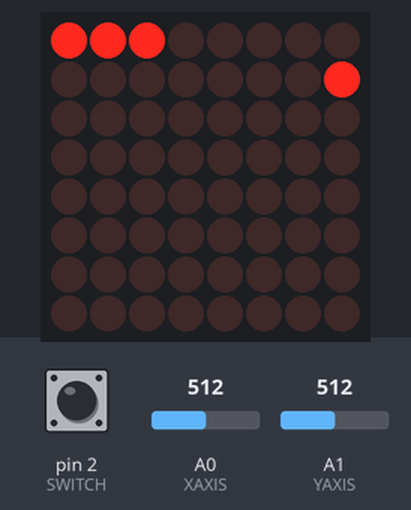
Simulated run of this sketch. Board: Arduino Uno, built with avr-gcc and run on an emulated ATmega328P. Shown: 8×8 LED matrix. Inputs (shaded band) come from the test bench; at power-on: pin 2 (SWITCH) HIGH, A1 (YAXIS) = 512, A0 (XAXIS) = 512. Random numbers use the default seed unless the sketch sets one.

Above: at 1.2 s.
1.3 s: pin 2 (SWITCH) pulled LOW for 0.15 s
At 2.9 s:
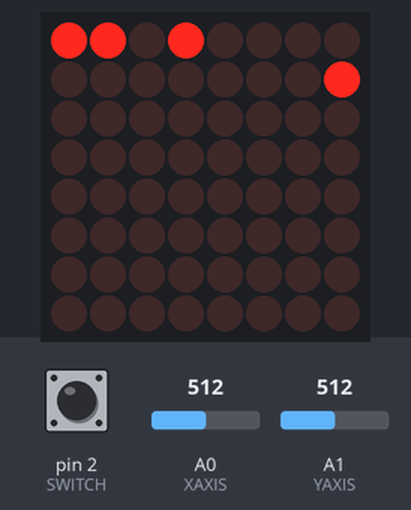
3.9 s: A1 (YAXIS) set to 583
5.6 s: A1 (YAXIS) set to 614
At 5.8 s:
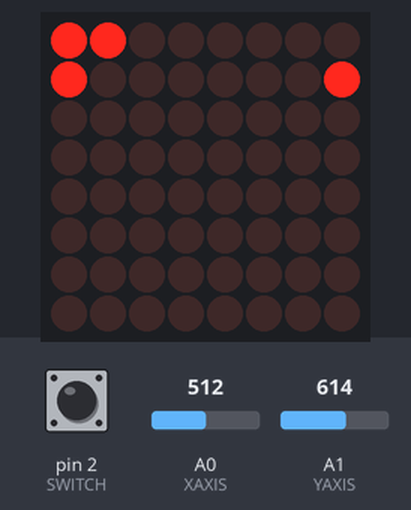
7.6 s: A0 (XAXIS) set to 590
9.1 s: A0 (XAXIS) set to 610
At 9.22 s:
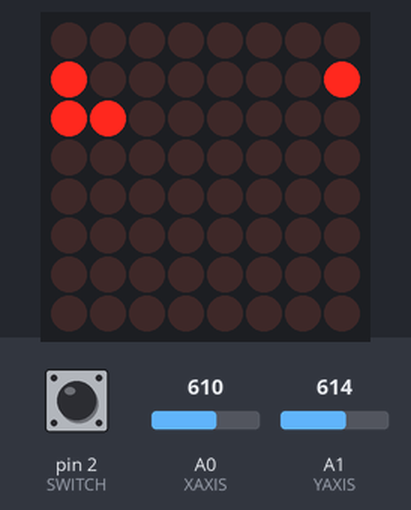
11.0 s: pin 2 (SWITCH) pulled LOW for 1 s
At 12.6 s:
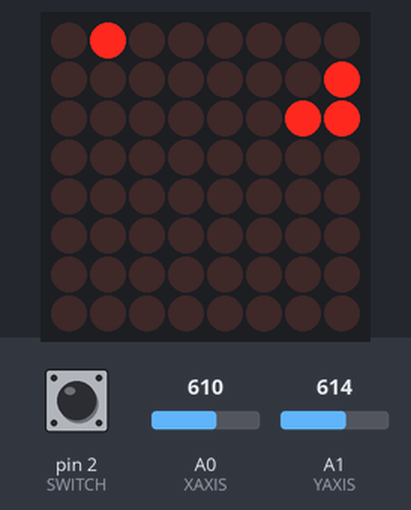

Measured:
- the behaviour switches between 600 and 601 on A1 (YAXIS) (found by bisection; images 1 and 2)
- the behaviour switches between 600 and 601 on A0 (XAXIS) (found by bisection; images 2 and 3)
- after the input at 3.9 s, every drawn part: stays the same
- after the input at 5.6 s, the display: changes after 0.14 s (image 2)

The sketch:

sketch_snakeJOYSTICK.ino
```cpp
#include "LedControl.h"

/*
Snake Arduino:
  - LED MATRIX 8 x 8
  - JOYSTICK
  */

// LED MATRIX PINS
const int DIN = 12;
const int CS = 11;
const int CLK = 10;

// JOYSTICK PINS
const int XAXIS = 0;
const int YAXIS = 1;
const int SWITCH = 2;

LedControl lc = LedControl(DIN,CLK,CS,1);

/* snake initilize */
int x = 0;
int y = 0;
int food_x = rand() % 8;
int food_y = rand() % 8;
int length = 3;
int c = 0;
/* 64 is max length for 8 x 8 MATRIX */
int coordinates[64][2];

//movement
boolean up = false;
boolean down = false;
boolean right = true;
boolean left = false;

void reset() {
  x = 0;
  y = 0;
  length = 3;
  c = 0;
  up = false;
  down = false;
  right = true;
  left = false;
  delay(500);
}


void setup() {
  pinMode(SWITCH, INPUT);
  digitalWrite(SWITCH, HIGH);
  Serial.begin(9600);
  lc.shutdown(0,false);
  /* Set the brightness to a medium values */
  lc.setIntensity(0,8);
  /* and clear the display */
  lc.clearDisplay(0);
  /* start position */
  //setPoint(x,y);
  lc.setLed(0,x,y,true);

}


void loop() {
  int xAxis = analogRead(XAXIS);
  int yAxis = analogRead(YAXIS);

  //user input
   if (xAxis > 600 && left == false) {
    down = false;
    up = false;
    left = false;
    right = true;
  } else if (xAxis < 400 && right == false) {
    down = false;
    up = false;
    left = true;
    right = false;
  } else if (yAxis > 600 && up == false) {
    down = true;
    up = false;
    left = false;
    right = false;
  } else if (yAxis < 400 && down == false) {
    down = false;
    up = true;
    left = false;
    right = false;
  }

  if (right == true) {
    x++;
  } else if (left == true) {
    x--;
  } else if (down == true) {
    y++;
  } else if (up == true) {
    y--;
  }
   //check boarder
  if (x > 7) {
    x = 0;
  }
  if (x < 0) {
    x = 7;
  }

  if (y > 7) {
    y = 0;
  }
  if (y < 0) {
    y = 7;
  }
  //check if snake hits tail
 for (int i = 0; i < length; i++) {
   int i_x = coordinates[i][0];
   int i_y = coordinates[i][1];
   if (x == i_x && y == i_y) {
     reset();
   }
 }

  if (x == food_x && y == food_y) {
    food_x = rand() % 8;
    food_y = rand() % 8;
    length++;
    coordinates[length-1][0] = x;
    coordinates[length-1][1] = y;
  }

  coordinates[c][0] = x;
  coordinates[c][1] = y;

  c++;
  if (c >= length) {
    c = 0;
  }


  lc.clearDisplay(0);

  for (int i = 0; i < length; i++) {
    int i_x = coordinates[i][0];
    int i_y = coordinates[i][1];
    lc.setLed(0,i_y,i_x,true);
  }

  lc.setLed(0,food_y, food_x, true);

   if (digitalRead(SWITCH) == LOW) {
     reset();
   }

   //FPS
  delay(130);

}
```
